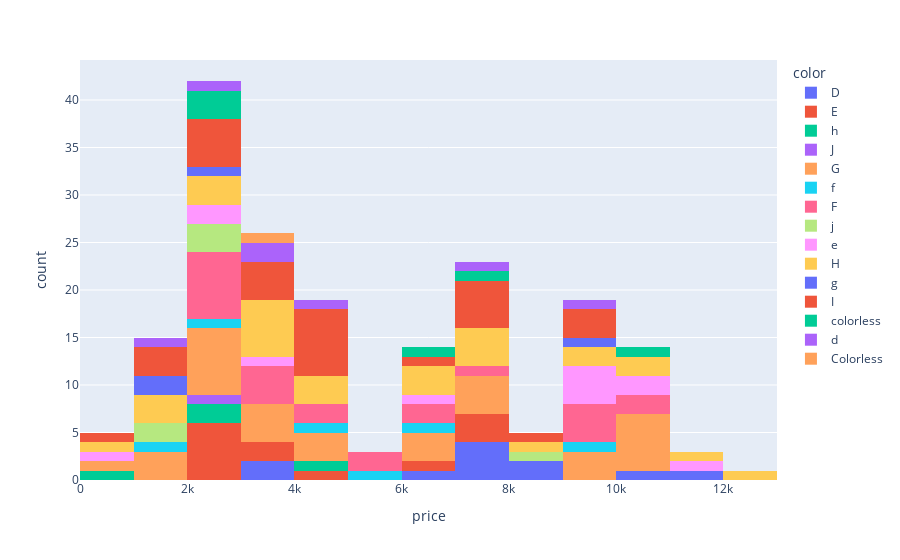

The notebook cell saved with this chart:
### Code cell
stones = stones[stones.price<50000]
fig = px.histogram(stones, x='price', color='color')
fig.show()

### Figure 1 — Plotly figure (JSON) as saved in the notebook; plotly's stock layout.template omitted (floating-point values rounded to 4 significant figures)
{"data": [{"alignmentgroup": "True", "bingroup": "x", "hovertemplate": "color=D<br>price=%{x}<br>count=%{y}<extra></extra>", "legendgroup": "D", "marker": {"color": "#636efa", "pattern": {"shape": ""}}, "name": "D", "offsetgroup": "D", "orientation": "v", "showlegend": true, "type": "histogram", "x": [3000, 3100, 11000, 7700, 7300, 8100, 8000, 7900, 6500, 10400, 7100], "xaxis": "x", "yaxis": "y"}, {"alignmentgroup": "True", "bingroup": "x", "hovertemplate": "color=E<br>price=%{x}<br>count=%{y}<extra></extra>", "legendgroup": "E", "marker": {"color": "#EF553B", "pattern": {"shape": ""}}, "name": "E", "offsetgroup": "E", "orientation": "v", "showlegend": true, "type": "histogram", "x": [4500, 2700, 2900, 2500, 2600, 3000, 7700, 7800, 3300, 2500, 2900, 7700, 6300], "xaxis": "x", "yaxis": "y"}, {"alignmentgroup": "True", "bingroup": "x", "hovertemplate": "color=h<br>price=%{x}<br>count=%{y}<extra></extra>", "legendgroup": "h", "marker": {"color": "#00cc96", "pattern": {"shape": ""}}, "name": "h", "offsetgroup": "h", "orientation": "v", "showlegend": true, "type": "histogram", "x": [700, 2200, 2600, 4600], "xaxis": "x", "yaxis": "y"}, {"alignmentgroup": "True", "bingroup": "x", "hovertemplate": "color=J<br>price=%{x}<br>count=%{y}<extra></extra>", "legendgroup": "J", "marker": {"color": "#ab63fa", "pattern": {"shape": ""}}, "name": "J", "offsetgroup": "J", "orientation": "v", "showlegend": true, "type": "histogram", "x": [2400], "xaxis": "x", "yaxis": "y"}, {"alignmentgroup": "True", "bingroup": "x", "hovertemplate": "color=G<br>price=%{x}<br>count=%{y}<extra></extra>", "legendgroup": "G", "marker": {"color": "#FFA15A", "pattern": {"shape": ""}}, "name": "G", "offsetgroup": "G", "orientation": "v", "showlegend": true, "type": "histogram", "x": [4200, 1400, 10500, 1300, 2800, 2200, 3800, 900, 2300, 3500, 1900, 2600, 10300, 6800, 9300, 10100, 7200, 4300, 3400, 2300, 10100, 6900, 4000, 7400, 2600, 3500, 2400, 6900, 10500, 9900, 10100, 9800, 7100, 7500], "xaxis": "x", "yaxis": "y"}, {"alignmentgroup": "True", "bingroup": "x", "hovertemplate": "color=f<br>price=%{x}<br>count=%{y}<extra></extra>", "legendgroup": "f", "marker": {"color": "#19d3f3", "pattern": {"shape": ""}}, "name": "f", "offsetgroup": "f", "orientation": "v", "showlegend": true, "type": "histogram", "x": [1500, 6000, 2700, 5900, 9900, 4700], "xaxis": "x", "yaxis": "y"}, {"alignmentgroup": "True", "bingroup": "x", "hovertemplate": "color=F<br>price=%{x}<br>count=%{y}<extra></extra>", "legendgroup": "F", "marker": {"color": "#FF6692", "pattern": {"shape": ""}}, "name": "F", "offsetgroup": "F", "orientation": "v", "showlegend": true, "type": "histogram", "x": [7500, 10800, 9500, 5000, 3100, 3200, 2300, 2500, 5900, 2700, 4600, 2100, 6400, 2400, 9600, 2100, 10100, 4600, 9400, 6600, 3300, 9200, 3400, 2300], "xaxis": "x", "yaxis": "y"}, {"alignmentgroup": "True", "bingroup": "x", "hovertemplate": "color=j<br>price=%{x}<br>count=%{y}<extra></extra>", "legendgroup": "j", "marker": {"color": "#B6E880", "pattern": {"shape": ""}}, "name": "j", "offsetgroup": "j", "orientation": "v", "showlegend": true, "type": "histogram", "x": [2000, 2500, 8500, 2600, 1400, 1800], "xaxis": "x", "yaxis": "y"}, {"alignmentgroup": "True", "bingroup": "x", "hovertemplate": "color=e<br>price=%{x}<br>count=%{y}<extra></extra>", "legendgroup": "e", "marker": {"color": "#FF97FF", "pattern": {"shape": ""}}, "name": "e", "offsetgroup": "e", "orientation": "v", "showlegend": true, "type": "histogram", "x": [9200, 800, 9300, 10200, 6500, 3400, 11500, 2900, 2600, 9500, 9300, 10700], "xaxis": "x", "yaxis": "y"}, {"alignmentgroup": "True", "bingroup": "x", "hovertemplate": "color=H<br>price=%{x}<br>count=%{y}<extra></extra>", "legendgroup": "H", "marker": {"color": "#FECB52", "pattern": {"shape": ""}}, "name": "H", "offsetgroup": "H", "orientation": "v", "showlegend": true, "type": "histogram", "x": [1800, 500, 1500, 11200, 2100, 7900, 9900, 7100, 9200, 1500, 3100, 4200, 3000, 3600, 6800, 6300, 10200, 2600, 3100, 7900, 6500, 12000, 4400, 3600, 3100, 8100, 4900, 7900, 2000, 10400], "xaxis": "x", "yaxis": "y"}, {"alignmentgroup": "True", "bingroup": "x", "hovertemplate": "color=g<br>price=%{x}<br>count=%{y}<extra></extra>", "legendgroup": "g", "marker": {"color": "#636efa", "pattern": {"shape": ""}}, "name": "g", "offsetgroup": "g", "orientation": "v", "showlegend": true, "type": "histogram", "x": [2300, 1600, 1400, 9800], "xaxis": "x", "yaxis": "y"}, {"alignmentgroup": "True", "bingroup": "x", "hovertemplate": "color=I<br>price=%{x}<br>count=%{y}<extra></extra>", "legendgroup": "I", "marker": {"color": "#EF553B", "pattern": {"shape": ""}}, "name": "I", "offsetgroup": "I", "orientation": "v", "showlegend": true, "type": "histogram", "x": [3400, 1700, 4800, 600, 1700, 9600, 1100, 2200, 6700, 4100, 4400, 3300, 9800, 7400, 7600, 2800, 3200, 4500, 7700, 4300, 4100, 3200, 8000, 2200, 7900, 2500, 7600, 4200, 2100, 9900], "xaxis": "x", "yaxis": "y"}, {"alignmentgroup": "True", "bingroup": "x", "hovertemplate": "color=colorless<br>price=%{x}<br>count=%{y}<extra></extra>", "legendgroup": "colorless", "marker": {"color": "#00cc96", "pattern": {"shape": ""}}, "name": "colorless", "offsetgroup": "colorless", "orientation": "v", "showlegend": true, "type": "histogram", "x": [2900, 6600, 2400, 7300, 2200, 10300], "xaxis": "x", "yaxis": "y"}, {"alignmentgroup": "True", "bingroup": "x", "hovertemplate": "color=d<br>price=%{x}<br>count=%{y}<extra></extra>", "legendgroup": "d", "marker": {"color": "#ab63fa", "pattern": {"shape": ""}}, "name": "d", "offsetgroup": "d", "orientation": "v", "showlegend": true, "type": "histogram", "x": [9400, 1200, 3700, 4000, 2800, 7800, 3600], "xaxis": "x", "yaxis": "y"}, {"alignmentgroup": "True", "bingroup": "x", "hovertemplate": "color=Colorless<br>price=%{x}<br>count=%{y}<extra></extra>", "legendgroup": "Colorless", "marker": {"color": "#FFA15A", "pattern": {"shape": ""}}, "name": "Colorless", "offsetgroup": "Colorless", "orientation": "v", "showlegend": true, "type": "histogram", "x": [3300], "xaxis": "x", "yaxis": "y"}], "layout": {"barmode": "relative", "legend": {"title": {"text": "color"}, "tracegroupgap": 0}, "margin": {"t": 60}, "xaxis": {"anchor": "y", "domain": [0, 1], "title": {"text": "price"}}, "yaxis": {"anchor": "x", "domain": [0, 1], "title": {"text": "count"}}}}
